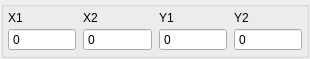
<?xml version="1.0" encoding="UTF-8"?>
<ui version="4.0">
 <class>HousingROIWidget</class>
 <widget class="QWidget" name="HousingROIWidget">
  <property name="geometry">
   <rect>
    <x>0</x>
    <y>0</y>
    <width>310</width>
    <height>50</height>
   </rect>
  </property>
  <property name="sizePolicy">
   <sizepolicy hsizetype="Minimum" vsizetype="Minimum">
    <horstretch>0</horstretch>
    <verstretch>0</verstretch>
   </sizepolicy>
  </property>
  <property name="windowTitle">
   <string>Form</string>
  </property>
  <layout class="QGridLayout" name="gridLayout">
   <property name="leftMargin">
    <number>1</number>
   </property>
   <property name="topMargin">
    <number>1</number>
   </property>
   <property name="rightMargin">
    <number>1</number>
   </property>
   <property name="bottomMargin">
    <number>1</number>
   </property>
   <property name="spacing">
    <number>1</number>
   </property>
   <item row="0" column="0">
    <widget class="QGroupBox" name="groupBox">
     <property name="sizePolicy">
      <sizepolicy hsizetype="Minimum" vsizetype="Minimum">
       <horstretch>0</horstretch>
       <verstretch>0</verstretch>
      </sizepolicy>
     </property>
     <property name="title">
      <string/>
     </property>
     <layout class="QHBoxLayout" name="horizontalLayout">
      <property name="spacing">
       <number>1</number>
      </property>
      <property name="leftMargin">
       <number>1</number>
      </property>
      <property name="topMargin">
       <number>1</number>
      </property>
      <property name="rightMargin">
       <number>1</number>
      </property>
      <property name="bottomMargin">
       <number>1</number>
      </property>
      <item>
       <layout class="QVBoxLayout" name="verticalLayout">
        <property name="spacing">
         <number>3</number>
        </property>
        <property name="leftMargin">
         <number>3</number>
        </property>
        <property name="topMargin">
         <number>3</number>
        </property>
        <property name="rightMargin">
         <number>3</number>
        </property>
        <property name="bottomMargin">
         <number>3</number>
        </property>
        <item>
         <widget class="QLabel" name="label">
          <property name="sizePolicy">
           <sizepolicy hsizetype="Minimum" vsizetype="Minimum">
            <horstretch>0</horstretch>
            <verstretch>0</verstretch>
           </sizepolicy>
          </property>
          <property name="text">
           <string>X1</string>
          </property>
         </widget>
        </item>
        <item>
         <widget class="QSpinBox" name="spinX1">
          <property name="buttonSymbols">
           <enum>QAbstractSpinBox::NoButtons</enum>
          </property>
          <property name="maximum">
           <number>9999</number>
          </property>
         </widget>
        </item>
       </layout>
      </item>
      <item>
       <layout class="QVBoxLayout" name="verticalLayout_2">
        <property name="spacing">
         <number>3</number>
        </property>
        <property name="leftMargin">
         <number>3</number>
        </property>
        <property name="topMargin">
         <number>3</number>
        </property>
        <property name="rightMargin">
         <number>3</number>
        </property>
        <property name="bottomMargin">
         <number>3</number>
        </property>
        <item>
         <widget class="QLabel" name="label_2">
          <property name="sizePolicy">
           <sizepolicy hsizetype="Minimum" vsizetype="Minimum">
            <horstretch>0</horstretch>
            <verstretch>0</verstretch>
           </sizepolicy>
          </property>
          <property name="text">
           <string>X2</string>
          </property>
         </widget>
        </item>
        <item>
         <widget class="QSpinBox" name="spinX2">
          <property name="buttonSymbols">
           <enum>QAbstractSpinBox::NoButtons</enum>
          </property>
          <property name="maximum">
           <number>9999</number>
          </property>
         </widget>
        </item>
       </layout>
      </item>
      <item>
       <layout class="QVBoxLayout" name="verticalLayout_3">
        <property name="spacing">
         <number>3</number>
        </property>
        <property name="leftMargin">
         <number>3</number>
        </property>
        <property name="topMargin">
         <number>3</number>
        </property>
        <property name="rightMargin">
         <number>3</number>
        </property>
        <property name="bottomMargin">
         <number>3</number>
        </property>
        <item>
         <widget class="QLabel" name="label_3">
          <property name="sizePolicy">
           <sizepolicy hsizetype="Minimum" vsizetype="Minimum">
            <horstretch>0</horstretch>
            <verstretch>0</verstretch>
           </sizepolicy>
          </property>
          <property name="text">
           <string>Y1</string>
          </property>
         </widget>
        </item>
        <item>
         <widget class="QSpinBox" name="spinY1">
          <property name="buttonSymbols">
           <enum>QAbstractSpinBox::NoButtons</enum>
          </property>
          <property name="maximum">
           <number>9999</number>
          </property>
         </widget>
        </item>
       </layout>
      </item>
      <item>
       <layout class="QVBoxLayout" name="verticalLayout_4">
        <property name="spacing">
         <number>3</number>
        </property>
        <property name="leftMargin">
         <number>3</number>
        </property>
        <property name="topMargin">
         <number>3</number>
        </property>
        <property name="rightMargin">
         <number>3</number>
        </property>
        <property name="bottomMargin">
         <number>3</number>
        </property>
        <item>
         <widget class="QLabel" name="label_4">
          <property name="sizePolicy">
           <sizepolicy hsizetype="Minimum" vsizetype="Minimum">
            <horstretch>0</horstretch>
            <verstretch>0</verstretch>
           </sizepolicy>
          </property>
          <property name="text">
           <string>Y2</string>
          </property>
         </widget>
        </item>
        <item>
         <widget class="QSpinBox" name="spinY2">
          <property name="buttonSymbols">
           <enum>QAbstractSpinBox::NoButtons</enum>
          </property>
          <property name="maximum">
           <number>9999</number>
          </property>
         </widget>
        </item>
       </layout>
      </item>
     </layout>
    </widget>
   </item>
  </layout>
 </widget>
 <resources/>
 <connections/>
</ui>
